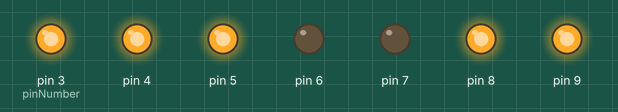
Simulated run of this sketch. Board: Arduino Uno, built with avr-gcc and run on an emulated ATmega328P. Shown: output pins drawn as LEDs (lit = HIGH).

Above: at 0.1 s.
Timing chart, 0 to 1.6 s (numbered marks = the images above):
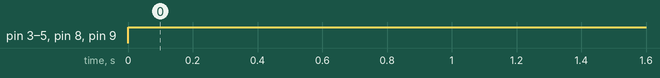

The sketch:

Lesson22-2_if_else.ino
```cpp
/*
22 MC猜数字 - 4 switch case语句(2) if...else

太极创客
www.taichi-maker.com

此程序用于太极创客<<零基础入门学用Arduino教程>>
22 MC猜数字 - 4 switch case语句
课程的演示实验使用。

2017-04-21
*/

void setup() {
  int pinNumber = 3;
  while(pinNumber <= 9){
    pinMode(pinNumber, OUTPUT);
    pinNumber = pinNumber + 1;
  }
}

// the loop function runs over and over again forever
void loop() {
  int myNumber = 2;
  if (myNumber == 1) {
    // 显示 1:
    digitalWrite(4, HIGH);
    digitalWrite(7, HIGH);
  } else if (myNumber == 2) {
    // 显示 2:
    digitalWrite(3, HIGH);
    digitalWrite(4, HIGH);
    digitalWrite(5, HIGH);
    digitalWrite(8, HIGH);
    digitalWrite(9, HIGH);
  } else if (myNumber == 3) {
    // 显示 3:
    digitalWrite(3, HIGH);
    digitalWrite(4, HIGH);
    digitalWrite(5, HIGH);
    digitalWrite(7, HIGH);
    digitalWrite(8, HIGH);
  }
}
```

Measured:
- by itself, pin 3 (pinNumber), pin 4, pin 5, pin 8, pin 9: LOW → HIGH at 0.00 s
